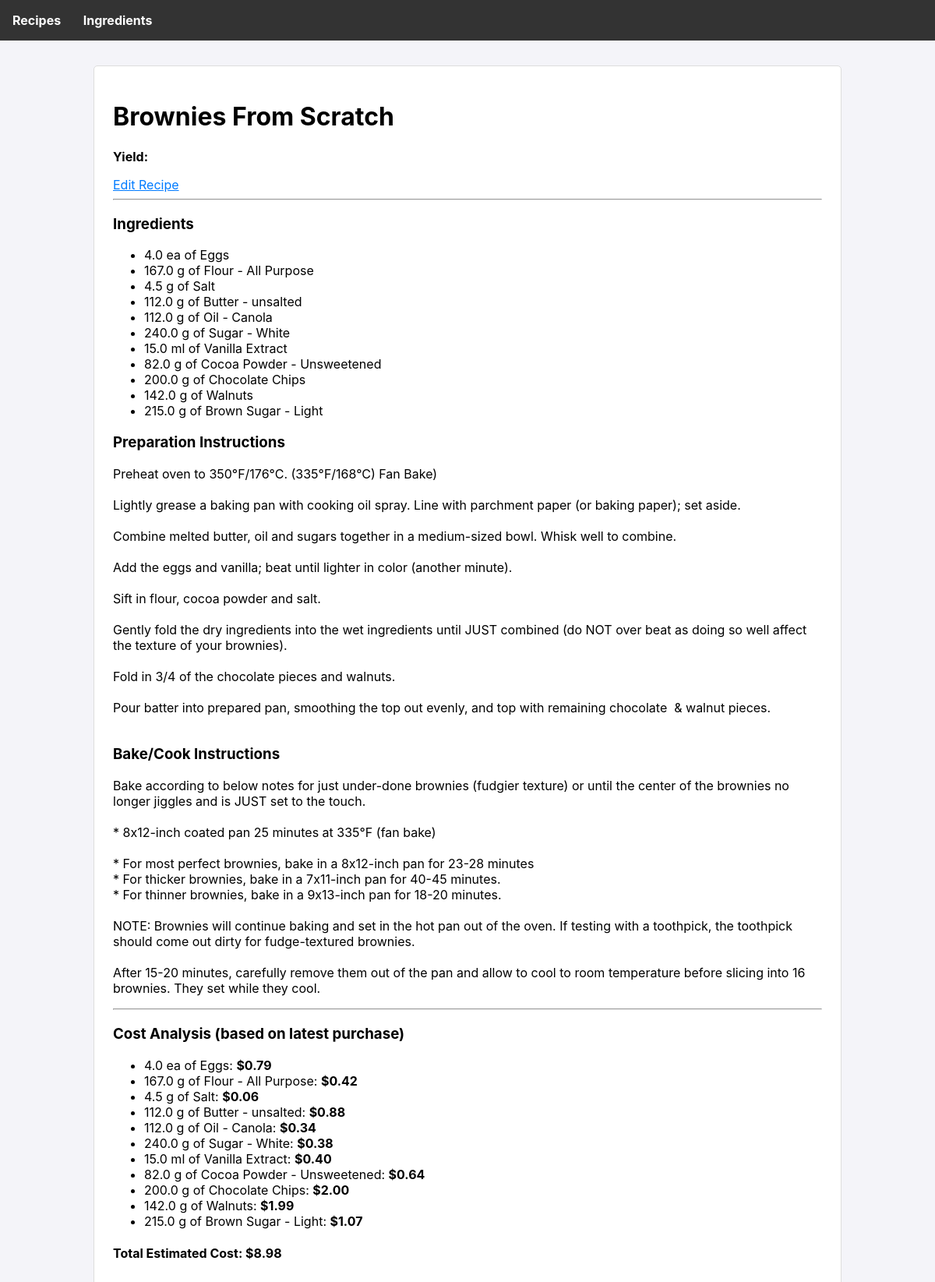
Screenshot of /recipe/2 with the database file from the repository.
### tables this page shows
CREATE TABLE recipes (
        id INTEGER PRIMARY KEY AUTOINCREMENT,
        name TEXT UNIQUE NOT NULL,
        preparation_instructions TEXT,
        bake_instructions TEXT,
        yield TEXT
    );

CREATE TABLE recipe_ingredients (
        recipe_id INTEGER NOT NULL,
        ingredient_id INTEGER NOT NULL,
        amount_needed REAL NOT NULL,
        unit_needed TEXT NOT NULL,
        PRIMARY KEY (recipe_id, ingredient_id),
        FOREIGN KEY (recipe_id) REFERENCES recipes (id),
        FOREIGN KEY (ingredient_id) REFERENCES ingredients (id)
    );

CREATE TABLE ingredients (
        id INTEGER PRIMARY KEY AUTOINCREMENT,
        name TEXT UNIQUE NOT NULL
    );

### app.py (the view)
@app.route('/recipe/<int:recipe_id>')
def recipe_detail(recipe_id):
    db = get_db()
    recipe = db.execute('SELECT * FROM recipes WHERE id = ?', (recipe_id,)).fetchone()
    ingredients = db.execute('''
        SELECT i.name, ri.amount_needed, ri.unit_needed
        FROM recipe_ingredients ri
        JOIN ingredients i ON ri.ingredient_id = i.id
        WHERE ri.recipe_id = ?
    ''', (recipe_id,)).fetchall()
    cost_info = calculate_recipe_cost(recipe_id)
    return render_template('recipe_detail.html', recipe=recipe, ingredients=ingredients, cost_info=cost_info)

### app.py (called while the page is built)
def get_db():
    if 'db' not in g:
        g.db = sqlite3.connect(DATABASE)
        g.db.row_factory = sqlite3.Row
    return g.db

### templates/recipe_detail.html
{% extends 'base.html' %}
{% block content %}
    <div class="card">
        <h1>{{ recipe.name }}</h1>
        <p><strong>Yield:</strong> {{ recipe.yield }}</p>
        <a href="{{ url_for('edit_recipe', recipe_id=recipe.id) }}">Edit Recipe</a>
        <hr>
        <h3>Ingredients</h3>
        <ul>
            {% for ingredient in ingredients %}
            <li>{{ ingredient.amount_needed }} {{ ingredient.unit_needed }} of {{ ingredient.name }}</li>
            {% endfor %}
        </ul>
        <h3>Preparation Instructions</h3>
        <p style="white-space: pre-wrap;">{{ recipe.preparation_instructions }}</p>
        <h3>Bake/Cook Instructions</h3>
        <p style="white-space: pre-wrap;">{{ recipe.bake_instructions }}</p>
        <hr>
        <h3>Cost Analysis (based on latest purchase)</h3>
        <ul>
            {% for item in cost_info.breakdown %}
            <li>{{ item.name }}: <strong>${{ item.cost }}</strong> {% if item.note %}({{item.note}}){% endif %}</li>
            {% endfor %}
        </ul>
        <h4><strong>Total Estimated Cost: ${{ '%.2f'|format(cost_info.total) }}</strong></h4>
    </div>
{% endblock %}```

### templates/base.html (style rules this page uses)
body { font-family: -apple-system, BlinkMacSystemFont, "Segoe UI", Roboto, "Helvetica Neue", Arial, sans-serif; margin: 0; background-color: #f4f4f9; }
.card { background-color: white; border: 1px solid #ddd; border-radius: 5px; padding: 1.5rem; margin-bottom: 1rem; }
a { color: #007bff; }

### rows the page displays
recipes: name "Brownies From Scratch", preparation_instructions "Preheat oven to 350°F/176°C. (335°F/168°C) Fan Bake) Lightly grease a baking pan with cooking oil spray. Line with parchment paper (or baking paper); set aside. Combine melted butter, oil and sugars together in a medium-sized bowl. Whisk well to combine. Add the eggs and vanilla; beat until lighter in color (another minute). Sift in flour, cocoa powder and salt. Gently fold the dry ingredients into the wet ingredients until JUST combined (do NOT over beat as doing so well affect the texture of your brownies). Fold in 3/4 of the chocolate pieces and walnuts. Pour batter into prepared pan, smoothing the top out evenly, and top with remaining chocolate & walnut pieces.", bake_instructions "Bake according to below notes for just under-done brownies (fudgier texture) or until the center of the brownies no longer jiggles and is JUST set to the touch. * 8x12-inch coated pan 25 minutes at 335°F (fan bake) * For most perfect brownies, bake in a 8x12-inch pan for 23-28 minutes * For thicker brownies, bake in a 7x11-inch pan for 40-45 minutes. * For thinner brownies, bake in a 9x13-inch pan for 18-20 minutes. NOTE: Brownies will continue baking and set in the hot pan out of the oven. If testing with a toothpick, the toothpick should come out dirty for fudge-textured brownies. After 15-20 minutes, carefully remove them out of the pan and allow to cool to room temperature before…"
recipe_ingredients: amount_needed "4.0", unit_needed "ea", name "Eggs"
recipe_ingredients: amount_needed "167.0", unit_needed "g", name "Flour - All Purpose"
recipe_ingredients: amount_needed "4.5", unit_needed "g", name "Salt"
recipe_ingredients: amount_needed "112.0", unit_needed "g", name "Butter - unsalted"
recipe_ingredients: amount_needed "112.0", unit_needed "g", name "Oil - Canola"
recipe_ingredients: amount_needed "240.0", unit_needed "g", name "Sugar - White"
recipe_ingredients: amount_needed "15.0", unit_needed "ml", name "Vanilla Extract"
recipe_ingredients: amount_needed "82.0", unit_needed "g", name "Cocoa Powder - Unsweetened"
recipe_ingredients: amount_needed "200.0", unit_needed "g", name "Chocolate Chips"
recipe_ingredients: amount_needed "142.0", unit_needed "g", name "Walnuts"
recipe_ingredients: amount_needed "215.0", unit_needed "g", name "Brown Sugar - Light"

### other values shown
{{ item.name }} "4.0 ea of Eggs" "167.0 g of Flour - All Purpose" "4.5 g of Salt" "112.0 g of Butter - unsalted" "112.0 g of Oil - Canola" "240.0 g of Sugar - White" "15.0 ml of Vanilla Extract" "82.0 g of Cocoa Powder - Unsweetened" "200.0 g of Chocolate Chips" "142.0 g of Walnuts" "215.0 g of Brown Sugar - Light"
{{ item.cost }} "0.79" "0.42" "0.06" "0.88" "0.34" "0.38" "0.40" "0.64" "2.00" "1.99" "1.07"
{{ '%.2f'|format(cost_info.total) }} "8.98"
